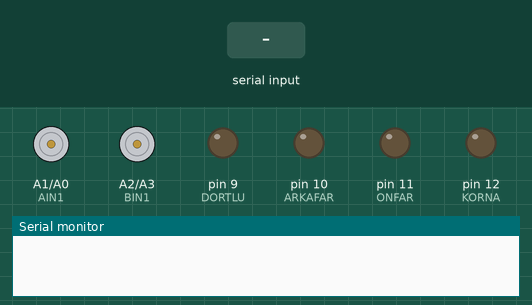
Recording of a sketch running on a simulated Arduino Uno, built with avr-gcc and run on an emulated ATmega328P. On the bench: motor-driver pin pairs drawn as motors (green arrow = first pin HIGH = forward, orange = second pin HIGH = backward, longer = more drive, scaled by the enable pin), output pins drawn as LEDs (lit = HIGH), the last lines printed to the serial monitor. The test bench sets the inputs (shaded band).

Above: at 1.2 s.
1.3 s: "F" received over the second serial link
At 2.6 s:
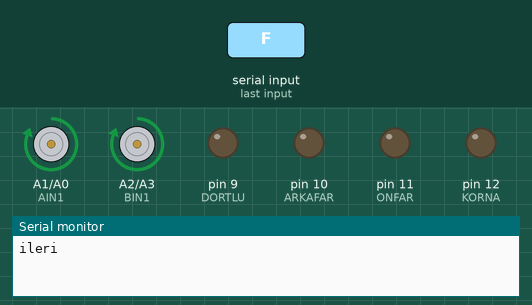
2.9 s: "B" received over the second serial link
At 4.0 s:
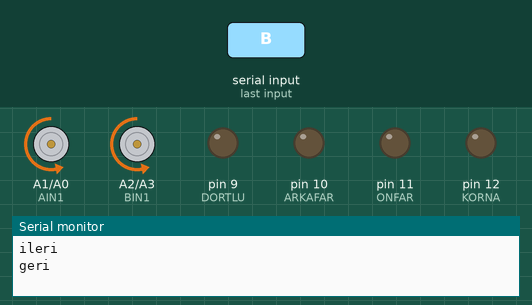
4.5 s: "R" received over the second serial link
At 5.2 s:
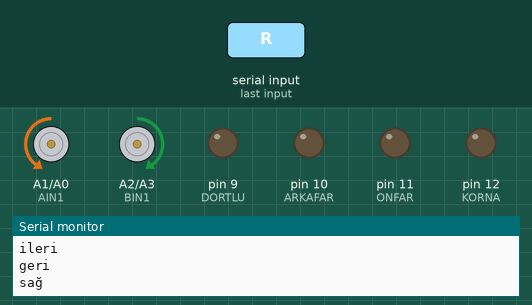
6.1 s: "F" received over the second serial link
At 6.5 s:
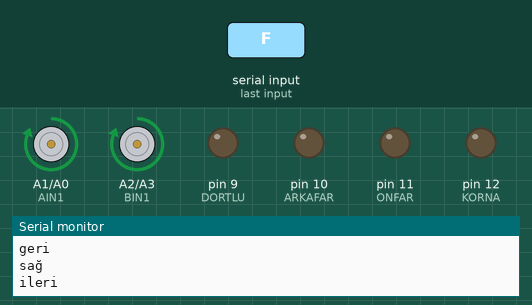
Timing chart, 0 to 8.7 s (numbered marks = the images above; inputs shaded):
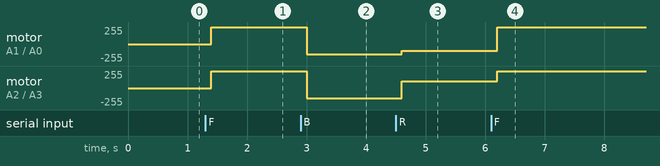

The sketch:

sketch_apr04a.ino
```cpp
#include <SoftwareSerial.h>

SoftwareSerial mySerial(7, 8);

int data;
int hiz=0;
int hiz2=0;
const int AIN1 = A1;
const int AIN2 = A0;
const int PWMA = 6;
const int BIN1 = A2;
const int BIN2 = A3;
const int PWMB = 5;
const int KORNA = 12;
const int ONFAR = 11;
const int ARKAFAR = 10;
const int DORTLU = 9;

void setup()
{
  mySerial.begin(9600);
 Serial.begin(9600);
pinMode(AIN1, OUTPUT);
pinMode(AIN2, OUTPUT);
pinMode(PWMA, OUTPUT);
pinMode(BIN1, OUTPUT);
pinMode(BIN2, OUTPUT);
pinMode(PWMB, OUTPUT);
pinMode(KORNA, OUTPUT);
pinMode(ONFAR, OUTPUT);
pinMode(ARKAFAR, OUTPUT);
pinMode(DORTLU, OUTPUT);
//  while(!mySerial.available());
//  Serial.println("Bağlantı başarılı");
}

void ileri()
{

  digitalWrite(AIN1, HIGH);
  digitalWrite(AIN2, LOW);
  analogWrite(PWMA, 255);

  digitalWrite(BIN1, HIGH);
  digitalWrite(BIN2, LOW);
  analogWrite(PWMB, 255);
}

  void sag()
{
  digitalWrite(AIN1, LOW);
  digitalWrite(AIN2, HIGH);
  analogWrite(PWMA, 100);

  digitalWrite(BIN1, HIGH);
  digitalWrite(BIN2, LOW);
  analogWrite(PWMB, 100);

}
  void sol()
{
  digitalWrite(AIN1, HIGH);
  digitalWrite(AIN2, LOW);
  analogWrite(PWMA, 100);

  digitalWrite(BIN1, HIGH);
  digitalWrite(BIN2, LOW);
  analogWrite(PWMB, 100);

}

void geri()
{

  digitalWrite(AIN1, LOW);
  digitalWrite(AIN2, HIGH);
  analogWrite(PWMA, 150);

  digitalWrite(BIN1, LOW);
  digitalWrite(BIN2, HIGH);
  analogWrite(PWMB, 150);
}


void loop()
{

  if (mySerial.available())
  {
    char data = mySerial.read();
    delay(100);

    if (data == 'F')
    {
      ileri();
      Serial.println("ileri");
    }
    else if (data == 'B')
    {
      geri();
      Serial.println("geri");
    }
    else if (data == 'R')
    {
      sag();
      Serial.println("sağ");
    }
    else if (data == "K")
    {
      sol();
      Serial.println("sol");
    }
    else if (data ="L") {

    }
    else if (data ="M") {
    }
  }
  // else
  // {
  //   Serial.println("not available");
  // }

}
```

Measured:
- after the input at 1.3 s, motor on A1 (AIN1) / A0 (AIN2), motor on A2 (BIN1) / A3 (BIN2): stopped → forward 255/255 after 0.10 s
- after the input at 2.9 s, motor on A1 (AIN1) / A0 (AIN2), motor on A2 (BIN1) / A3 (BIN2): forward 255/255 → backward 150/255 after 0.10 s
- after the input at 4.5 s, motor on A1 (AIN1) / A0 (AIN2): backward 150/255 → backward 100/255 after 0.10 s; motor on A2 (BIN1) / A3 (BIN2): backward 150/255 → forward 100/255 after 0.10 s
- after the input at 6.1 s, motor on A1 (AIN1) / A0 (AIN2): backward 100/255 → forward 255/255 after 0.10 s; motor on A2 (BIN1) / A3 (BIN2): forward 100/255 → forward 255/255 after 0.10 s
